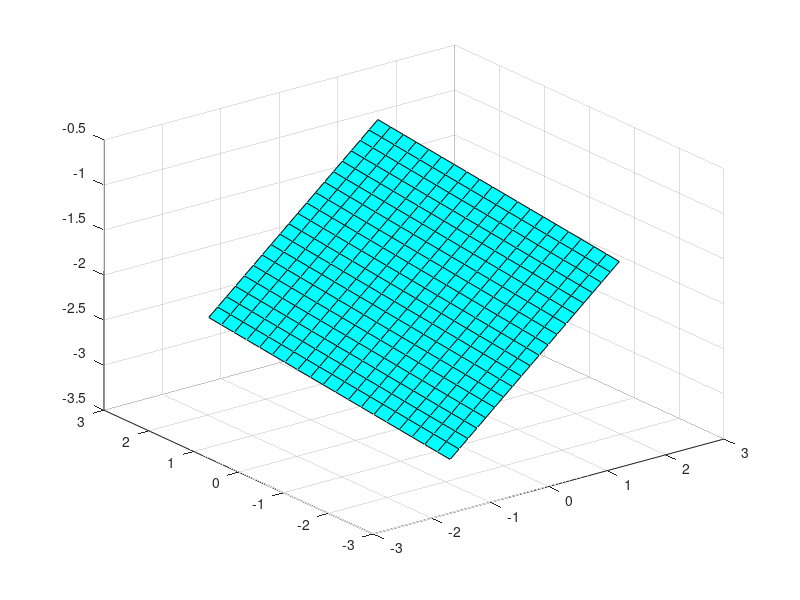

MATLAB code to generate this figure: (Note: this script raises an error after producing the figure.)
%% Slice at Arbitrary Angles
% Create slices that are oriented in arbitrary planes. To do this:
%%
% 
% * Create a slice surface in the domain of the volume.
% * Orient this surface with respect to the axes.
% * Get the |XData|, |YData|, and |ZData| of the surface.
% * Use this data to draw the slice plane within the volume.
% 
% Starting in R2014b, you can use dot notation to set and query
% properties. If you are using an earlier release, use the |set| and |get|
% functions instead, such as |xd = get(hsp,'XData')|.

[x,y,z] = meshgrid(-2:.2:2,-2:.25:2,-2:.16:2);
v = x.*exp(-x.^2-y.^2-z.^2);
figure
colormap hsv

for k = -2:.05:2
   hsp = surf(linspace(-2,2,20),linspace(-2,2,20),...
      zeros(20) + k);
   rotate(hsp,[1,-1,1],30)
   xd = hsp.XData;
   yd = hsp.YData;
   zd = hsp.ZData;
   delete(hsp)
   
   slice(x,y,z,v,[-2,2],2,-2) 
   hold on
   slice(x,y,z,v,xd,yd,zd)
   hold off
   view(-5,10)
   axis([-2.5 2.5 -2 2 -2 4])
   drawnow
end

%% 
% Copyright 2012 The MathWorks, Inc.
